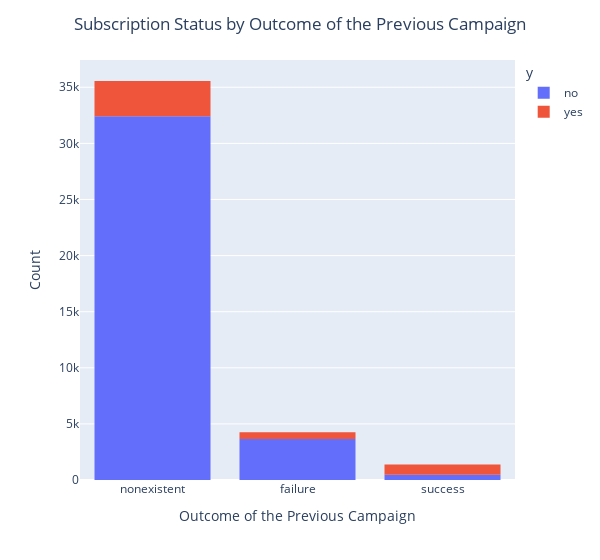

The notebook cell saved with this chart:
### Code cell
# Subscription Status breakdown by Outcome of the Previous Campaign 
fig = px.histogram(campaign_df, x='poutcome', color='y', width=600)
fig.update_layout(title={'text': 'Subscription Status by Outcome of the Previous Campaign','x': 0.5,'xanchor': 'center'},
                 xaxis_title_text='Outcome of the Previous Campaign', yaxis_title_text='Count', xaxis={'categoryorder':'total descending'})
fig.write_image("images/07_Subscription_Status_by_Outcome_of_the_Previous_Campaign.png")
fig.write_html("plots/07_Subscription_Status_by_Outcome_of_the_Previous_Campaign.html")
fig.show()

### Figure 1 — Plotly figure (JSON) as saved in the notebook; plotly's stock layout.template omitted (floating-point values rounded to 4 significant figures; data arrays with more than 128 entries replaced by an {"elided": "..."} marker saying what was removed)
{"data": [{"bingroup": "x", "hovertemplate": "y=no<br>poutcome=%{x}<br>count=%{y}<extra></extra>", "legendgroup": "no", "marker": {"color": "#636efa", "pattern": {"shape": ""}}, "name": "no", "orientation": "v", "showlegend": true, "type": "histogram", "x": {"elided": "36544 str values"}, "xaxis": "x", "yaxis": "y"}, {"bingroup": "x", "hovertemplate": "y=yes<br>poutcome=%{x}<br>count=%{y}<extra></extra>", "legendgroup": "yes", "marker": {"color": "#EF553B", "pattern": {"shape": ""}}, "name": "yes", "orientation": "v", "showlegend": true, "type": "histogram", "x": {"elided": "4640 str values"}, "xaxis": "x", "yaxis": "y"}], "layout": {"barmode": "relative", "legend": {"title": {"text": "y"}, "tracegroupgap": 0}, "margin": {"t": 60}, "title": {"text": "Subscription Status by Outcome of the Previous Campaign", "x": 0.5, "xanchor": "center"}, "width": 600, "xaxis": {"anchor": "y", "categoryorder": "total descending", "domain": [0, 1], "title": {"text": "Outcome of the Previous Campaign"}}, "yaxis": {"anchor": "x", "domain": [0, 1], "title": {"text": "Count"}}}}
